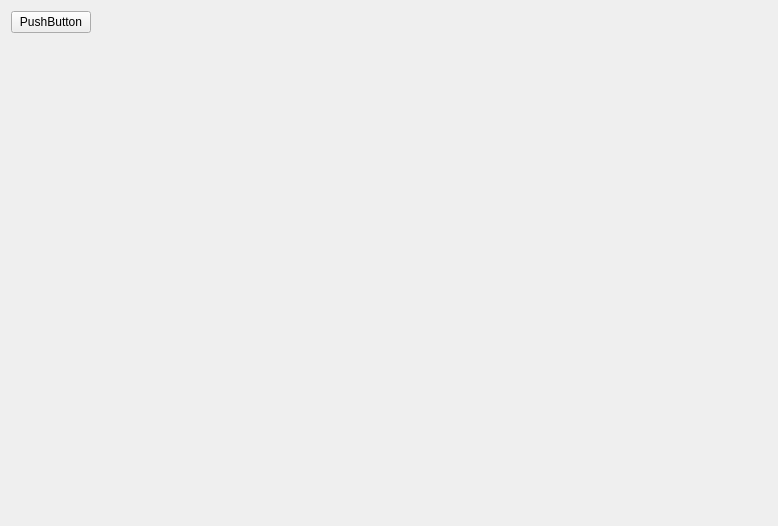
<?xml version="1.0" encoding="UTF-8"?>
<ui version="4.0">
 <class>MainWindow</class>
 <widget class="QMainWindow" name="MainWindow">
  <property name="geometry">
   <rect>
    <x>0</x>
    <y>0</y>
    <width>778</width>
    <height>526</height>
   </rect>
  </property>
  <property name="windowTitle">
   <string>MainWindow</string>
  </property>
  <widget class="QWidget" name="centralWidget">
   <layout class="QVBoxLayout" name="verticalLayout">
    <item>
     <layout class="QHBoxLayout" name="horizontalLayout">
      <item>
       <widget class="QPushButton" name="pushButton">
        <property name="text">
         <string>PushButton</string>
        </property>
       </widget>
      </item>
      <item>
       <spacer name="horizontalSpacer">
        <property name="orientation">
         <enum>Qt::Horizontal</enum>
        </property>
        <property name="sizeHint" stdset="0">
         <size>
          <width>40</width>
          <height>20</height>
         </size>
        </property>
       </spacer>
      </item>
     </layout>
    </item>
    <item>
     <widget class="cls_HistoWidget" name="histoWidget1" native="true">
      <property name="sizePolicy">
       <sizepolicy hsizetype="Preferred" vsizetype="Expanding">
        <horstretch>0</horstretch>
        <verstretch>0</verstretch>
       </sizepolicy>
      </property>
     </widget>
    </item>
   </layout>
  </widget>
 </widget>
 <layoutdefault spacing="6" margin="11"/>
 <customwidgets>
  <customwidget>
   <class>cls_HistoWidget</class>
   <extends>QWidget</extends>
   <header>HistoWidget.h</header>
   <container>1</container>
  </customwidget>
 </customwidgets>
 <resources/>
 <connections>
  <connection>
   <sender>pushButton</sender>
   <signal>clicked()</signal>
   <receiver>MainWindow</receiver>
   <slot>StartProcessing()</slot>
   <hints>
    <hint type="sourcelabel">
     <x>78</x>
     <y>26</y>
    </hint>
    <hint type="destinationlabel">
     <x>206</x>
     <y>18</y>
    </hint>
   </hints>
  </connection>
 </connections>
 <slots>
  <slot>StartProcessing()</slot>
 </slots>
</ui>
